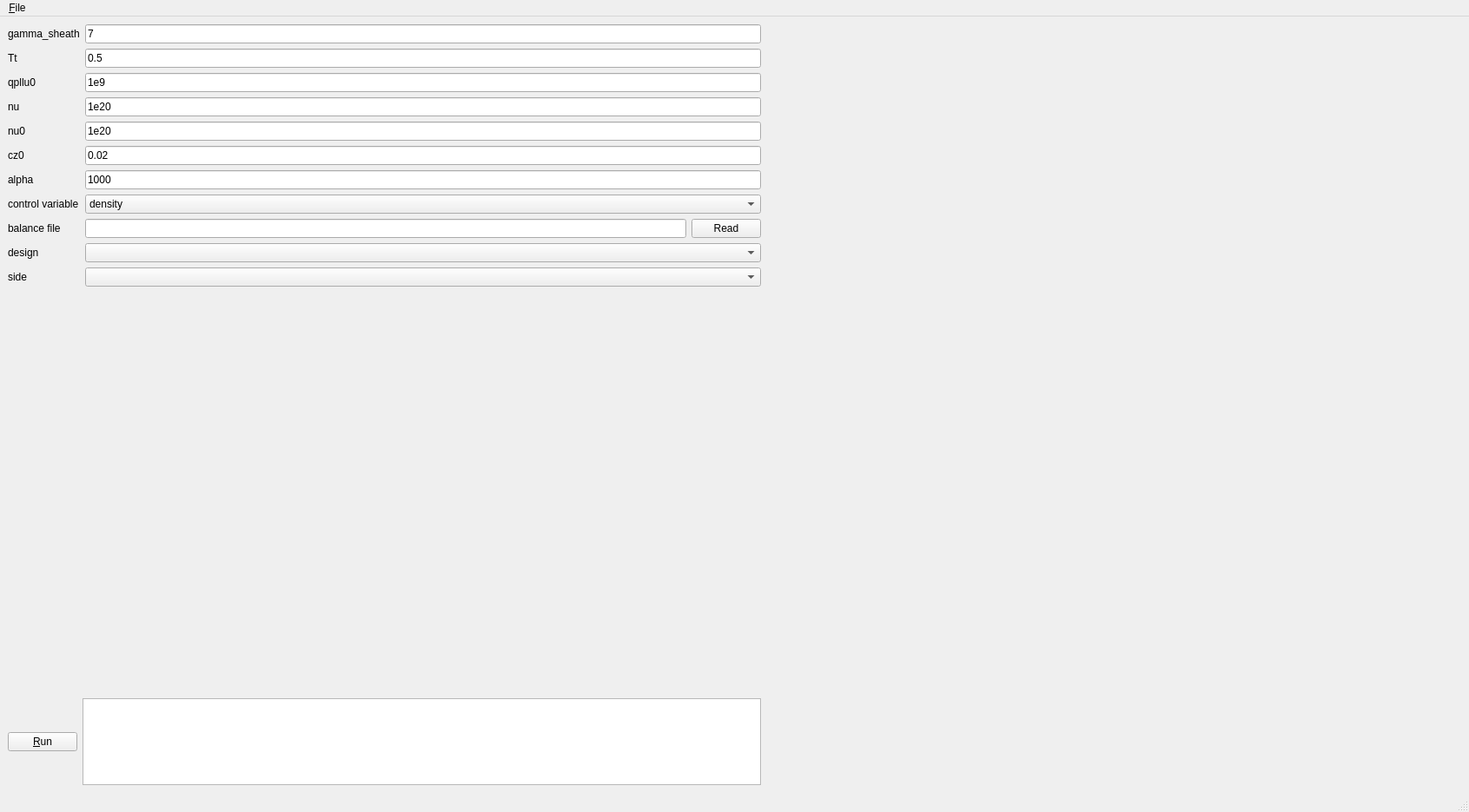
<?xml version="1.0" encoding="UTF-8"?>
<ui version="4.0">
 <class>FusiondlsGUI</class>
 <widget class="QMainWindow" name="FusiondlsGUI">
  <property name="geometry">
   <rect>
    <x>0</x>
    <y>0</y>
    <width>1691</width>
    <height>935</height>
   </rect>
  </property>
  <property name="windowTitle">
   <string>FusiondlsGUI</string>
  </property>
  <widget class="QWidget" name="centralwidget">
   <layout class="QGridLayout" name="gridLayout_3">
    <item row="0" column="0">
     <layout class="QGridLayout" name="gridLayout_2">
      <item row="0" column="0">
       <layout class="QHBoxLayout" name="horizontalLayout">
        <item>
         <layout class="QFormLayout" name="formLayout">
          <item row="0" column="0">
           <widget class="QLabel" name="gamma_sheath_label">
            <property name="text">
             <string>gamma_sheath</string>
            </property>
           </widget>
          </item>
          <item row="0" column="1">
           <widget class="QLineEdit" name="gamma_sheath_input">
            <property name="text">
             <string>7</string>
            </property>
           </widget>
          </item>
          <item row="1" column="0">
           <widget class="QLabel" name="Tt_label">
            <property name="text">
             <string>Tt</string>
            </property>
           </widget>
          </item>
          <item row="2" column="0">
           <widget class="QLabel" name="qpllu0_label">
            <property name="text">
             <string>qpllu0</string>
            </property>
           </widget>
          </item>
          <item row="3" column="0">
           <widget class="QLabel" name="nu_label">
            <property name="text">
             <string>nu</string>
            </property>
           </widget>
          </item>
          <item row="4" column="0">
           <widget class="QLabel" name="nu0_label">
            <property name="text">
             <string>nu0</string>
            </property>
           </widget>
          </item>
          <item row="5" column="0">
           <widget class="QLabel" name="cz0_label">
            <property name="text">
             <string>cz0</string>
            </property>
           </widget>
          </item>
          <item row="6" column="0">
           <widget class="QLabel" name="alpha_label">
            <property name="text">
             <string>alpha</string>
            </property>
           </widget>
          </item>
          <item row="7" column="0">
           <widget class="QLabel" name="controlVariableLabel">
            <property name="text">
             <string>control variable</string>
            </property>
           </widget>
          </item>
          <item row="7" column="1">
           <widget class="QComboBox" name="controlVariableComboBox">
            <item>
             <property name="text">
              <string>density</string>
             </property>
            </item>
            <item>
             <property name="text">
              <string>impurity_frac</string>
             </property>
            </item>
            <item>
             <property name="text">
              <string>power</string>
             </property>
            </item>
           </widget>
          </item>
          <item row="8" column="0">
           <widget class="QLabel" name="balanceFileLabel">
            <property name="text">
             <string>balance file</string>
            </property>
           </widget>
          </item>
          <item row="8" column="1">
           <layout class="QHBoxLayout" name="horizontalLayout_4">
            <item>
             <widget class="QLineEdit" name="file_input"/>
            </item>
            <item>
             <widget class="QPushButton" name="file_read_button">
              <property name="text">
               <string>Read</string>
              </property>
             </widget>
            </item>
           </layout>
          </item>
          <item row="9" column="0">
           <widget class="QLabel" name="designLabel">
            <property name="text">
             <string>design</string>
            </property>
           </widget>
          </item>
          <item row="9" column="1">
           <widget class="QComboBox" name="designComboBox"/>
          </item>
          <item row="10" column="0">
           <widget class="QLabel" name="sideLabel">
            <property name="text">
             <string>side</string>
            </property>
           </widget>
          </item>
          <item row="10" column="1">
           <widget class="QComboBox" name="sideComboBox"/>
          </item>
          <item row="1" column="1">
           <widget class="QLineEdit" name="Tt_input">
            <property name="text">
             <string>0.5</string>
            </property>
           </widget>
          </item>
          <item row="2" column="1">
           <widget class="QLineEdit" name="qpllu0_input">
            <property name="text">
             <string>1e9</string>
            </property>
           </widget>
          </item>
          <item row="3" column="1">
           <widget class="QLineEdit" name="nu_input">
            <property name="text">
             <string>1e20</string>
            </property>
           </widget>
          </item>
          <item row="4" column="1">
           <widget class="QLineEdit" name="nu0_input">
            <property name="text">
             <string>1e20</string>
            </property>
           </widget>
          </item>
          <item row="5" column="1">
           <widget class="QLineEdit" name="cz0_input">
            <property name="text">
             <string>0.02</string>
            </property>
           </widget>
          </item>
          <item row="6" column="1">
           <widget class="QLineEdit" name="alpha_input">
            <property name="text">
             <string>1000</string>
            </property>
           </widget>
          </item>
         </layout>
        </item>
       </layout>
      </item>
      <item row="3" column="0">
       <layout class="QHBoxLayout" name="horizontalLayout_3">
        <item>
         <widget class="QPushButton" name="runButton">
          <property name="text">
           <string>&amp;Run</string>
          </property>
         </widget>
        </item>
        <item>
         <widget class="QPlainTextEdit" name="textOutput">
          <property name="maximumSize">
           <size>
            <width>16777215</width>
            <height>100</height>
           </size>
          </property>
         </widget>
        </item>
       </layout>
      </item>
      <item row="1" column="0">
       <widget class="QWidget" name="field_plot" native="true">
        <property name="minimumSize">
         <size>
          <width>0</width>
          <height>100</height>
         </size>
        </property>
       </widget>
      </item>
     </layout>
    </item>
    <item row="0" column="1">
     <widget class="QWidget" name="main_plot" native="true">
      <property name="minimumSize">
       <size>
        <width>800</width>
        <height>0</height>
       </size>
      </property>
     </widget>
    </item>
   </layout>
  </widget>
  <widget class="QMenuBar" name="menuBar">
   <property name="geometry">
    <rect>
     <x>0</x>
     <y>0</y>
     <width>1691</width>
     <height>23</height>
    </rect>
   </property>
   <widget class="QMenu" name="menuFile">
    <property name="title">
     <string>&amp;File</string>
    </property>
   </widget>
   <addaction name="menuFile"/>
  </widget>
  <widget class="QStatusBar" name="statusBar"/>
 </widget>
 <resources/>
 <connections/>
</ui>
